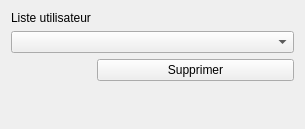
<?xml version="1.0" encoding="UTF-8"?>
<ui version="4.0">
 <class>Form</class>
 <widget class="QWidget" name="Form">
  <property name="windowModality">
   <enum>Qt::ApplicationModal</enum>
  </property>
  <property name="geometry">
   <rect>
    <x>0</x>
    <y>0</y>
    <width>305</width>
    <height>129</height>
   </rect>
  </property>
  <property name="maximumSize">
   <size>
    <width>305</width>
    <height>129</height>
   </size>
  </property>
  <property name="windowTitle">
   <string>Supprimer Utilisateur</string>
  </property>
  <layout class="QFormLayout" name="formLayout">
   <item row="1" column="0" colspan="2">
    <widget class="QComboBox" name="list_usr"/>
   </item>
   <item row="2" column="1">
    <widget class="QPushButton" name="del_usr">
     <property name="text">
      <string>Supprimer</string>
     </property>
    </widget>
   </item>
   <item row="0" column="0">
    <widget class="QLabel" name="label">
     <property name="text">
      <string>Liste utilisateur</string>
     </property>
    </widget>
   </item>
  </layout>
 </widget>
 <resources/>
 <connections/>
</ui>
